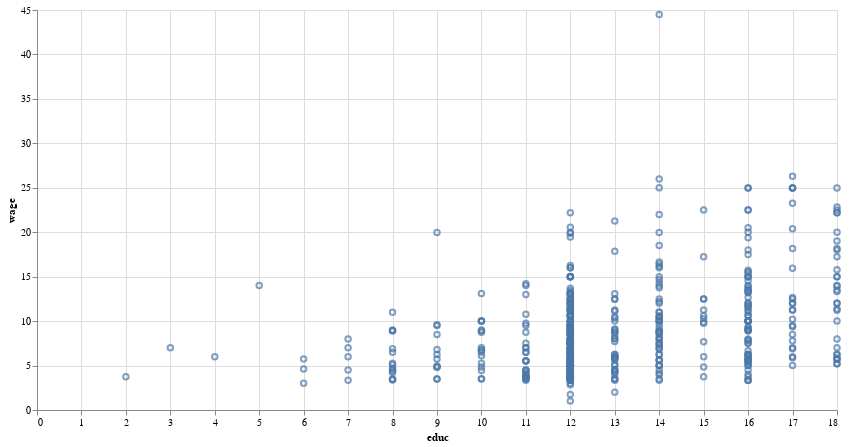

Notebook code for this chart:
### Markdown cell above
---

### Code cell
alt.Chart(pop).mark_point().encode(
    y='wage:Q',
    x='educ:Q',
).properties(width=800, height=400)

### Figure 1 — Vega-Lite specification as saved in the notebook (floating-point values rounded to 4 significant figures; data arrays with more than 128 entries replaced by an {"elided": "..."} marker saying what was removed)
{"config": {"view": {"continuousWidth": 300, "continuousHeight": 300}}, "data": {"name": "data-02434fce8bb0abec477508894705cf25"}, "mark": {"type": "point"}, "encoding": {"x": {"field": "educ", "type": "quantitative"}, "y": {"field": "wage", "type": "quantitative"}}, "height": 400, "width": 800, "$schema": "https://vega.github.io/schema/vega-lite/v5.20.1.json", "datasets": {"data-02434fce8bb0abec477508894705cf25": {"elided": "534 records"}}}
